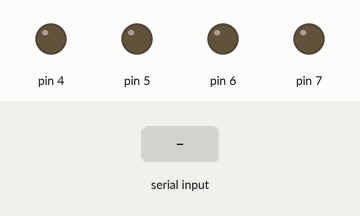
Simulated run of this sketch. Board: Arduino Uno, built with avr-gcc and run on an emulated ATmega328P. On the bench: output pins drawn as LEDs (lit = HIGH). The inputs (shaded band) are chosen by the test bench.

Above: at 1.2 s.
1.3 s: "1" received over the second serial link
At 2.9 s:
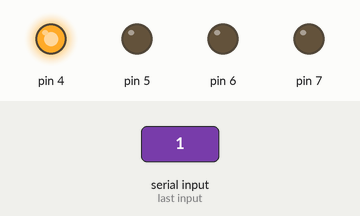
Timing chart, 0 to 8.9 s (numbered marks = the images above; inputs shaded):
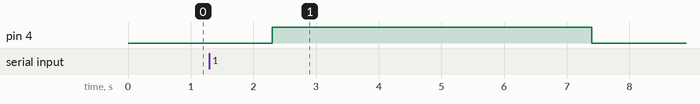

Measured:
- after the input at 1.3 s, pin 4: LOW → HIGH after 1.0 s, → LOW 5.1 s later

The sketch:

slave.ino
```cpp
#include <SoftwareSerial.h>

SoftwareSerial HC12(3, 2);  // RX, TX pins

int timer[4] = {};
int number_of_faucets = 4;

void setup() {
  Serial.begin(115200);
  HC12.begin(115200);
  for (int i = 0; i < number_of_faucets; i++)
    pinMode(i + 4, OUTPUT);
}

void loop() {
  char data[5] = "0000";
  if (HC12.available()) {
    HC12.readBytes(data, 4); // Read 4 characters into the data array
    data[4] = '\0';
  }
  for (int i = 0; i < number_of_faucets; i++) {
    if (data[i] == '1') {
      timer[i] = 0;
      digitalWrite(i + 4, HIGH);
    } else {
      timer[i]++;
      if (timer[i] > 50) {
        timer[i] = 0;
        digitalWrite(i + 4, LOW);
      }
    }
  }
  delay(100);
}
```
